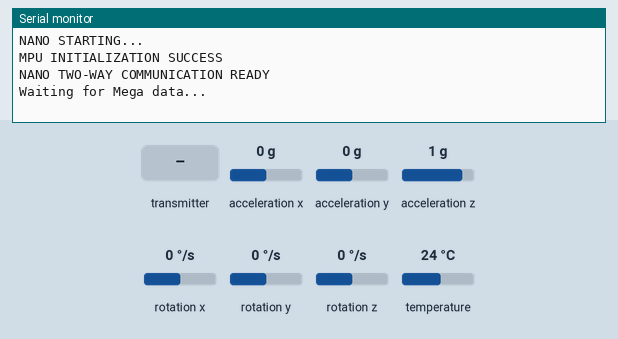
This sketch was run on a simulated Arduino Uno, built with avr-gcc and run on an emulated ATmega328P. Shown: the last lines printed to the serial monitor. The inputs (shaded band) are chosen by the test bench; at power-on: acceleration x 0 g, acceleration y 0 g, acceleration z 1 g, rotation x 0 °/s, rotation y 0 °/s, rotation z 0 °/s, temperature 24 °C. No radio packets arrive unless stated.

Above: at 1.2 s.
1.3 s: the transmitter starts sending vehicleID = 0
At 2.3 s:
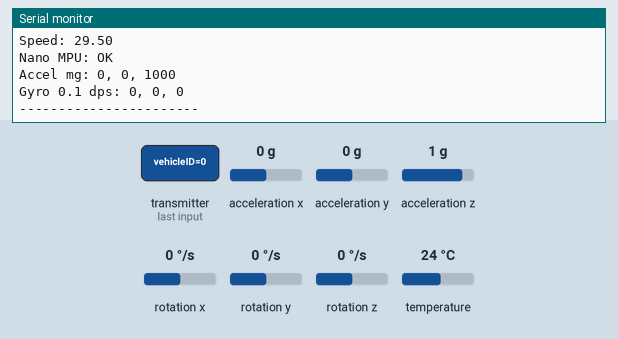
2.8 s: acceleration x set to -1.4 g
At 3.6 s:
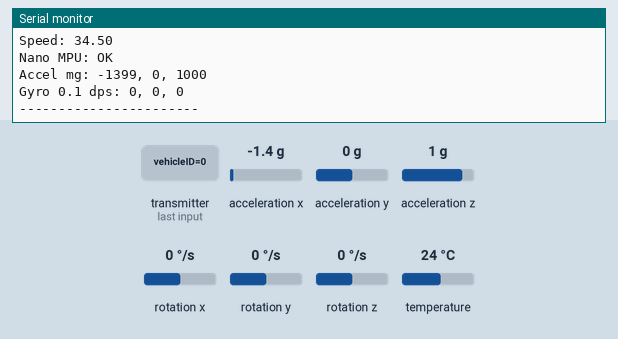
5.8 s: the transmitter starts sending mpuPresent = 128
7.5 s: the transmitter starts sending counter = 1023
10.5 s: the transmitter starts sending speed = 50
13.5 s: the transmitter starts sending ax_mg = 256
Timing chart, 0 to 16.5 s (numbered marks = the images above; inputs shaded):
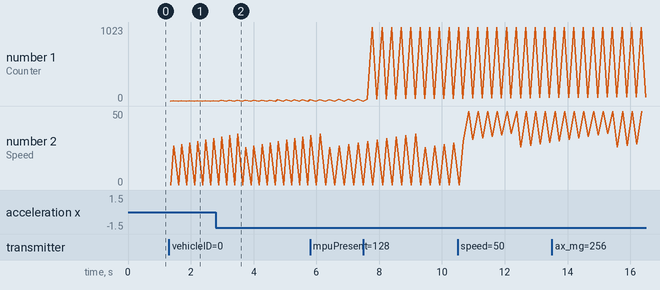

The sketch:

vehicle2_nano.ino
```cpp
#include <SPI.h>
#include <RF24.h>
#include <Wire.h>
#include <Adafruit_MPU6050.h>
#include <Adafruit_Sensor.h>

// NRF24L01 pins
#define CE_PIN  9
#define CSN_PIN 10

RF24 radio(CE_PIN, CSN_PIN);
Adafruit_MPU6050 mpu;

// Must match Mega address
const byte address[6] = "CAR01";

// MUST MATCH THE MEGA STRUCTURE EXACTLY
struct DataPacket {
  uint8_t vehicleID;
  uint16_t counter;
  float speed;

  uint8_t mpuPresent;

  int16_t ax_mg;
  int16_t ay_mg;
  int16_t az_mg;

  int16_t gx_dps10;
  int16_t gy_dps10;
  int16_t gz_dps10;
};

DataPacket receivedData;
DataPacket responseData;

bool mpuOK = false;
uint16_t nanoCounter = 0;

// --------------------------------
// READ MPU USING ADAFRUIT LIBRARY
// --------------------------------
bool readNanoMPU() {
  sensors_event_t a, g, temp;

  if (!mpuOK) {
    return false;
  }

  mpu.getEvent(&a, &g, &temp);

  // Convert acceleration from m/s^2 to milli-g
  responseData.ax_mg = a.acceleration.x * 1000.0 / 9.80665;
  responseData.ay_mg = a.acceleration.y * 1000.0 / 9.80665;
  responseData.az_mg = a.acceleration.z * 1000.0 / 9.80665;

  // Convert angular velocity from rad/s to 0.1 degrees/s
  responseData.gx_dps10 = g.gyro.x * 1800.0 / PI;
  responseData.gy_dps10 = g.gyro.y * 1800.0 / PI;
  responseData.gz_dps10 = g.gyro.z * 1800.0 / PI;

  return true;
}

// --------------------------------
// SETUP
// --------------------------------
void setup() {
  Serial.begin(9600);
  Wire.begin();

  Serial.println("NANO STARTING...");

  // MPU failure must not stop radio communication
  mpuOK = mpu.begin(0x68);

  if (mpuOK) {
    mpu.setAccelerometerRange(MPU6050_RANGE_2_G);
    mpu.setGyroRange(MPU6050_RANGE_250_DEG);
    mpu.setFilterBandwidth(MPU6050_BAND_21_HZ);

    Serial.println("MPU INITIALIZATION SUCCESS");
  } else {
    Serial.println("MPU NOT AVAILABLE");
    Serial.println("Continuing without MPU data");
  }

  if (!radio.begin()) {
    Serial.println("NRF24L01 not detected!");
    while (1) {}
  }

  radio.setPALevel(RF24_PA_LOW);
  radio.setDataRate(RF24_250KBPS);
  radio.setChannel(100);
  radio.setRetries(5, 15);

  radio.openWritingPipe(address);
  radio.openReadingPipe(1, address);

  radio.startListening();

  Serial.println("NANO TWO-WAY COMMUNICATION READY");
  Serial.println("Waiting for Mega data...");
}

// --------------------------------
// MAIN LOOP
// --------------------------------
void loop() {
  if (radio.available()) {

    // Receive Mega packet
    radio.read(&receivedData, sizeof(receivedData));

    Serial.println("\n--- MEGA DATA RECEIVED ---");

    Serial.print("Vehicle ID: ");
    Serial.println(receivedData.vehicleID);

    Serial.print("Counter: ");
    Serial.println(receivedData.counter);

    Serial.print("Speed: ");
    Serial.println(receivedData.speed);

    Serial.print("Mega MPU: ");
    Serial.println(
      receivedData.mpuPresent ? "OK" : "NOT AVAILABLE"
    );

    if (receivedData.mpuPresent) {
      Serial.print("Mega Accel mg: ");
      Serial.print(receivedData.ax_mg);
      Serial.print(", ");
      Serial.print(receivedData.ay_mg);
      Serial.print(", ");
      Serial.println(receivedData.az_mg);

      Serial.print("Mega Gyro 0.1 dps: ");
      Serial.print(receivedData.gx_dps10);
      Serial.print(", ");
      Serial.print(receivedData.gy_dps10);
      Serial.print(", ");
      Serial.println(receivedData.gz_dps10);
    }

    // Prepare Nano's own response
    responseData.vehicleID = 2;
    responseData.counter = ++nanoCounter;

    // Preserve the original example-speed concept
    responseData.speed = 25.5 + (nanoCounter % 10);

    responseData.mpuPresent = mpuOK ? 1 : 0;

    if (mpuOK && !readNanoMPU()) {
      mpuOK = false;
      responseData.mpuPresent = 0;
      Serial.println("MPU read failed; marking unavailable");
    }

    if (!responseData.mpuPresent) {
      responseData.ax_mg = 0;
      responseData.ay_mg = 0;
      responseData.az_mg = 0;

      responseData.gx_dps10 = 0;
      responseData.gy_dps10 = 0;
      responseData.gz_dps10 = 0;
    }

    // Send Nano data back to Mega
    radio.stopListening();

    bool success = radio.write(
      &responseData, sizeof(responseData)
    );

    if (success) {
      Serial.println("\n--- NANO DATA SENT ---");

      Serial.print("Vehicle ID: ");
      Serial.println(responseData.vehicleID);

      Serial.print("Counter: ");
      Serial.println(responseData.counter);

      Serial.print("Speed: ");
      Serial.println(responseData.speed);

      Serial.print("Nano MPU: ");
      Serial.println(
        responseData.mpuPresent ? "OK" : "NOT AVAILABLE"
      );

      if (responseData.mpuPresent) {
        Serial.print("Accel mg: ");
        Serial.print(responseData.ax_mg);
        Serial.print(", ");
        Serial.print(responseData.ay_mg);
        Serial.print(", ");
        Serial.println(responseData.az_mg);

        Serial.print("Gyro 0.1 dps: ");
        Serial.print(responseData.gx_dps10);
        Serial.print(", ");
        Serial.print(responseData.gy_dps10);
        Serial.print(", ");
        Serial.println(responseData.gz_dps10);
      }

      Serial.println("-----------------------");

    } else {
      Serial.println("Nano transmission failed!");
    }

    // Return to receive mode
    radio.startListening();
  }
}
```

Measured:
- after the input at 1.3 s, the serial monitor: prints a new line at once (image 1)
- after the input at 2.8 s, the serial monitor: prints a new line after 0.21 s (image 2)
